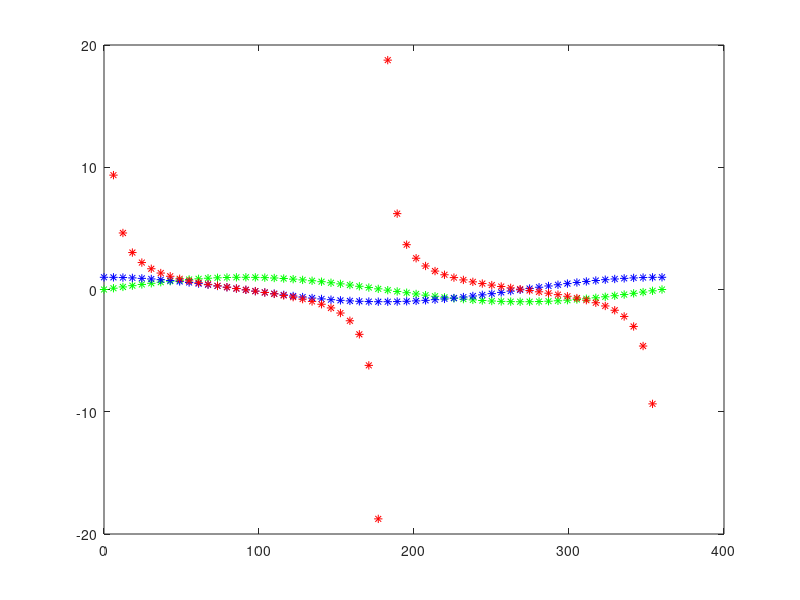
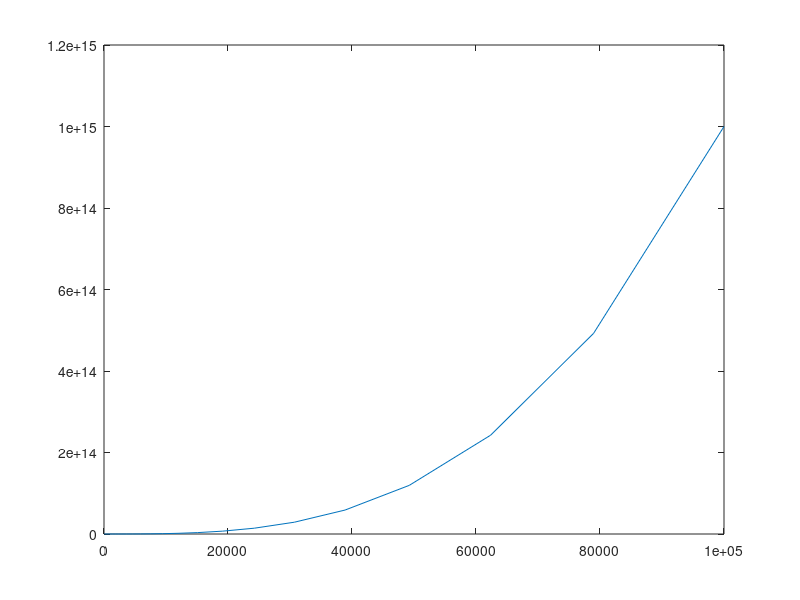

MATLAB code for these plots, in order:
% BÝLGÝSAYAR DESTEKLÝ UYGULAMALAR 22 MART 2022
% sinus fonksiyonu grafiđi çizelim

clear; clc; close all; 

x=linspace(0,360,60);
y=sind(x); z=cosd(x); t=cotd(x);

figure; plot(x,y,'g*');hold on;
plot(x,z,'b*'); plot(x,t,'r*'); 
hold off;

a=logspace(1,5,40);
b=a.^3+a.^2;
figure; plot(a,b);

close all;

% complex numbers i^2=-1
cn= 3 + 4*i
cn=complex(3,4)
disp('abs is'); disp(abs(cn));
disp('angle is'); disp(angle(cn));
disp('conjugate is'); disp(conj(cn));
disp('imaginary part is');disp(imag(cn));
disp('real part is');disp(real(cn));
disp('complex conjugate transpose');disp(ctranspose(cn));





